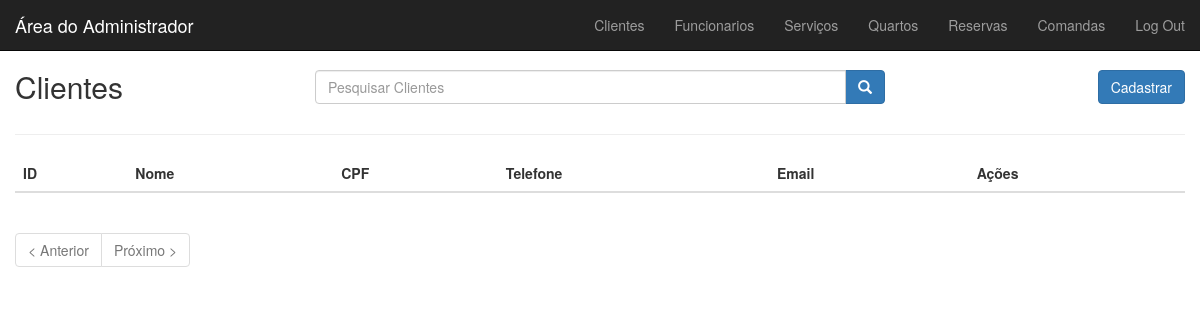
The app's page /view/telas/index_restrito.php (signed in), older data.
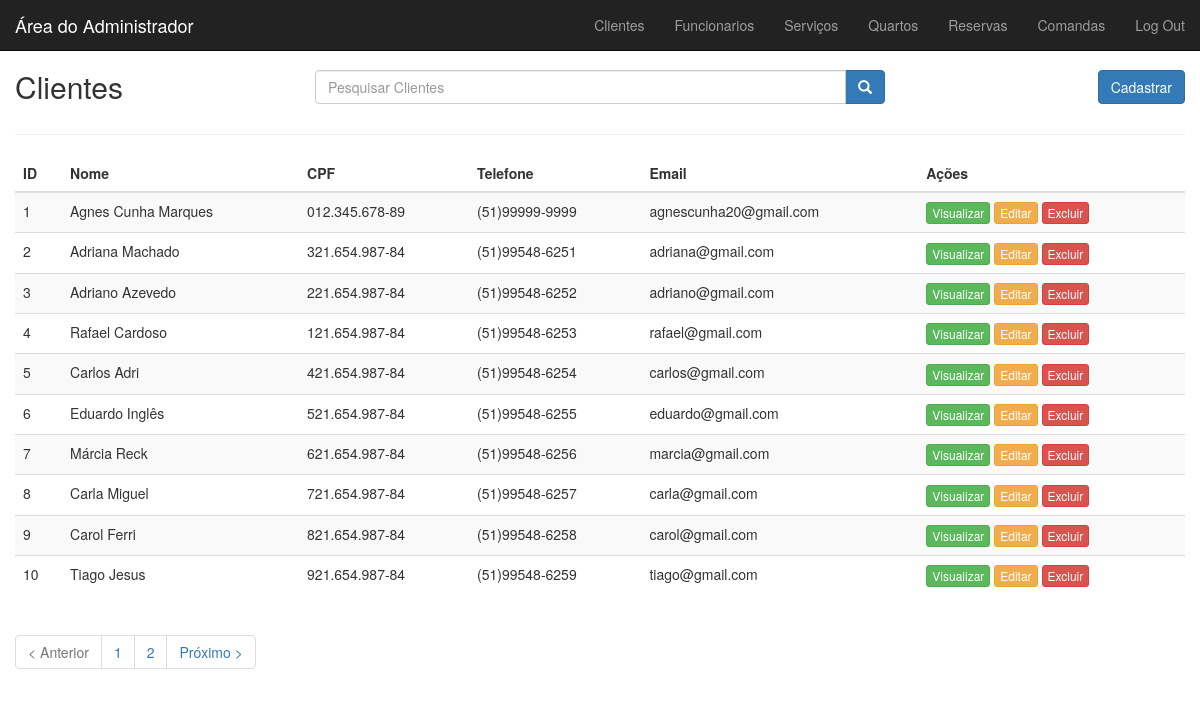
The same page, newer data.
### tables this page shows
CREATE TABLE cliente (
     id                 INTEGER PRIMARY KEY AUTO_INCREMENT
    ,nome               VARCHAR(50) NOT NULL
    ,rg                 VARCHAR(13) UNIQUE NOT NULL
    ,cpf                VARCHAR(15) UNIQUE NOT NULL
    ,endereco           VARCHAR(50) NOT NULL
    ,data_nascimento    DATE NOT NULL
    ,telefone1          VARCHAR(15) NOT NULL
    ,telefone2          VARCHAR(15)
    ,email              VARCHAR(100) UNIQUE NOT NULL
    ,senha              VARCHAR(100) NOT NULL
);

### persistencia/ClientePersistencia.php (called while the page is built, shortened)
<?php
	require_once '../../model/Cliente.php';
	class ClientePersistencia{
		public function selectAll(){
			$banco = new Banco();
			$banco->abrirConexao();
			$conn = $banco->getConexao();
			$sql = "select*from cliente";
			$result = mysqli_query($conn,$sql);
			$clientes=array();
			if (mysqli_num_rows($result) > 0) {
   				 while($linha = mysqli_fetch_assoc($result)) {
					$cliente = new Cliente($linha['nome'],$linha['rg'],$linha['cpf'],$linha['endereco'],$linha['data_nascimento'],$linha['telefone1'],
					$linha['telefone2'],$linha['email'],$linha['senha'],$linha['sexo']);
				 $cliente->setId($linha['id']);
				 array_push($clientes, $cliente);
				}
			}else{
			}
			return $clientes;
		}
	}
?>

### controller/ClienteControle.php (called while the page is built, shortened)
<?php
	require_once '../../persistencia/ClientePersistencia.php';
	class ClienteControle{
		private $cliePers;
		public function ClienteControle(){
			$this->cliePers = new ClientePersistencia();
		}
		public function selectAll(){
			return $this->cliePers->selectAll();
		}
	}
?>

### model/Cliente.php (called while the page is built, shortened)
<?php
    class Cliente{
        private $id;
        private $nome;
        private $cpf;
        private $telefone1;
        private $email;
        public function getId(){
            return $this->id;
        }
        public function setId($_id){
            $this->id = $_id;
        }
        public function getNome(){
            return $this->nome;
        }
        public function setNome($_nome){
            $this->nome = $_nome;
        }
        public function getCpf(){
            return $this->cpf;
        }
        public function setCpf($_cpf){
            $this->cpf = $_cpf;
        }
        public function getTelefone1(){
            return $this->telefone1;
        }
        public function setTelefone1($_telefone){
            $this->telefone1 = $_telefone;
        }
        public function getEmail(){
            return $this->email;
        }
        public function setEmail($_email){
            $this->email = $_email;
        }
    }
?>

### view/telas/index_restrito.php (the view, shortened to what this page needs)
<?php
	require_once '../../model/Cliente.php';
	require_once '../../controller/ClienteControle.php';
	function listar($ini,$fim,$total){
 		for ($i=$ini ; $i<$fim;$i++) {
					$id = $total[$i]->getId();
	 				echo "<tr>
						<td>" . $total[$i]->getId() . "</td>".
						"<td>". $total[$i]->getNome() ."</td>".
						"<td>". $total[$i]->getCpf() ."</td>".
						"<td>". $total[$i]->getTelefone1() ."</td>".
						"<td>". $total[$i]->getEmail() ."</td>".
						"<td class=\"actions\">
						<a class=\"btn btn-success btn-xs\" href=\"view_cliente.php?id=$id\" value=\"$id\">Visualizar</a>
						<a class=\"btn btn-warning btn-xs\" href=\"edit_cliente.php?id=$id\" value=\"$id\">Editar</a>
						<a href=\"modal_cliente.php?id=$id\" class=\"btn btn-danger btn-xs\" data-toggle=\"modal\" data-target=\"#delete-modal\" name='excluir'>Excluir</a>
						</td>
					</tr>";
    			}
 	}
 	$controle = new ClienteControle();
echo "<!DOCTYPE html>
<html lang=\"pt-br\">
<head>
 <meta charset=\"utf-8\">
 <meta http-equiv=\"X-UA-Compatible\" content=\"IE=edge\">
 <meta name=\"viewport\" content=\"width=device-width, initial-scale=1\">
 <link href=\"../vendor/bootstrap/css2/bootstrap.min.css\" rel=\"stylesheet\">
 <link href=\"../vendor/bootstrap/css2/style.css\" rel=\"stylesheet\">
</head>
<body>
 <div id=\"main\" class=\"container-fluid\" style=\"margin-top: 50px\">
 	<div id=\"top\" class=\"row\">
		<div class=\"col-sm-3\">
			<h2>Clientes</h2>
		</div>
		<div class=\"col-sm-6\">
			<form action=\"index_restrito.php\" method=\"post\">
			<div class=\"input-group h2\">
				<input name=\"nome_pesq\" class=\"form-control\" type=\"text\" placeholder=\"Pesquisar Clientes\">
				<span class=\"input-group-btn\">
					<button class=\"btn btn-primary\" type=\"submit\" name=\"pesquisar\">
						<span class=\"glyphicon glyphicon-search\"></span>
					</button>
				</span>
			</div>
			</form>
		</div>
		<div class=\"col-sm-3\">
			<a href=\"add_cliente.php\" class=\"btn btn-primary pull-right h2\">Cadastrar</a>
		</div>
	</div> ";
if (isset($_POST['pesquisar'])) {
	$nome_pesq = $_POST['nome_pesq'];
		echo "<div class=\"row\">
		<div class=\"col-sm-3\">
			<p>Mostrando Resultados da pesquisa: $nome_pesq <p>
		</div>
		<div class=\"col-sm-3\">
			<a href=\"index_restrito.php?clean\"><button type=\"button\" class=\"btn btn-danger btn-xs\" name=\"clean\">
  				<span class=\"glyphicon glyphicon-remove\" aria-hidden=\"true\"></span>
			</button></a>
			</div>
		</div>
			";
    	$resul = $controle->selectFromName($nome_pesq);
    }else{
    	$resul = $controle->selectAll();
    }
	$max = 10;
    $total = sizeof($resul);
    $pag = ceil($total/$max);
   	$pagina = (isset($_GET['pagina']))? $_GET['pagina'] : 1;
 	$ini = ($max*$pagina)-$max;
	$fim = $ini+$max;
	if($fim > $total){
		$fim = $total;
	}
 echo"	<hr />
 	<div id=\"list\" class=\"row\">
	<div class=\"table-responsive col-md-12\">
		<table class=\"table table-striped\" cellspacing=\"0\" cellpadding=\"0\">
			<thead>
				<tr>
					<th>ID</th>
					<th>Nome</th>
					<th>CPF</th>
					<th>Telefone</th>
					<th>Email</th>
					<th class=\"actions\">Ações</th>
				</tr>
			<tbody>";
	listar($ini,$fim,$resul);
echo "</tbody>
		</table>
	</div>
	</div>
	<div id=\"bottom\" class=\"row\">
		<div class=\"col-md-12\">
			<ul class=\"pagination\">";
if ($pagina <=1) {
	echo "<li class=\"disabled\"><a>&lt; Anterior</a></li>";
}else{
	$aux = $pagina-1;
	echo "<li class=\"\"><a href='index_restrito.php?pagina=$aux'>&lt; Anterior</a></li>";
}
for ($i=1; $i < $pag+1; $i++) {
	echo"	<li class=\"\"><a href='index_restrito.php?pagina=$i' >$i</a></li>";
}
if ($pagina < $pag) {
	$aux = $pagina+1;
	echo "<li class=\"next\"><a href=\"index_restrito.php?pagina=$aux\" rel=\"next\">Próximo &gt;</a></li>";
}else{
	echo "<li class=\"next disabled\"><a rel=\"next\">Próximo &gt;</a></li>";
}
echo"	</ul>
		</div>
	</div>
 </div>
<div class=\"modal fade\" id=\"delete-modal\" tabindex=\"-1\" role=\"dialog\" aria-labelledby=\"modalLabel\">
  <div class=\"modal-dialog\" role=\"document\">
    <div class=\"modal-content\">
      </div>
  </div>
  </div>
 <script src=\"../vendor/jquery/jquery.min.js\"></script>
 <script src=\"../vendor/bootstrap/js/bootstrap.min.js\"></script>
 <script src=\"https://ajax.googleapis.com/ajax/libs/jquery/1.11.3/jquery.min.js\"></script>
<script src=\"https://maxcdn.bootstrapcdn.com/bootstrap/3.3.5/js/bootstrap.min.js\"></script>
</body>
</html>";
?>

Row changes from the older to the newer data that the page shows:
added cliente: id "1", nome "Agnes Cunha Marques", cpf "012.345.678-89", telefone1 "(51)99999-9999", email "agnescunha20@gmail.com"
added cliente: id "2", nome "Adriana Machado", cpf "321.654.987-84", telefone1 "(51)99548-6251", email "adriana@gmail.com"
added cliente: id "3", nome "Adriano Azevedo", cpf "221.654.987-84", telefone1 "(51)99548-6252", email "adriano@gmail.com"
added cliente: id "4", nome "Rafael Cardoso", cpf "121.654.987-84", telefone1 "(51)99548-6253", email "rafael@gmail.com"
added cliente: id "5", nome "Carlos Adri", cpf "421.654.987-84", telefone1 "(51)99548-6254", email "carlos@gmail.com"
added cliente: id "6", nome "Eduardo Inglês", cpf "521.654.987-84", telefone1 "(51)99548-6255", email "eduardo@gmail.com"
added cliente: id "7", nome "Márcia Reck", cpf "621.654.987-84", telefone1 "(51)99548-6256", email "marcia@gmail.com"
added cliente: id "8", nome "Carla Miguel", cpf "721.654.987-84", telefone1 "(51)99548-6257", email "carla@gmail.com"
added cliente: id "9", nome "Carol Ferri", cpf "821.654.987-84", telefone1 "(51)99548-6258", email "carol@gmail.com"
added cliente: id "10", nome "Tiago Jesus", cpf "921.654.987-84", telefone1 "(51)99548-6259", email "tiago@gmail.com"
Text that changed along with them:
new list line: "1"
new list line: "2"
